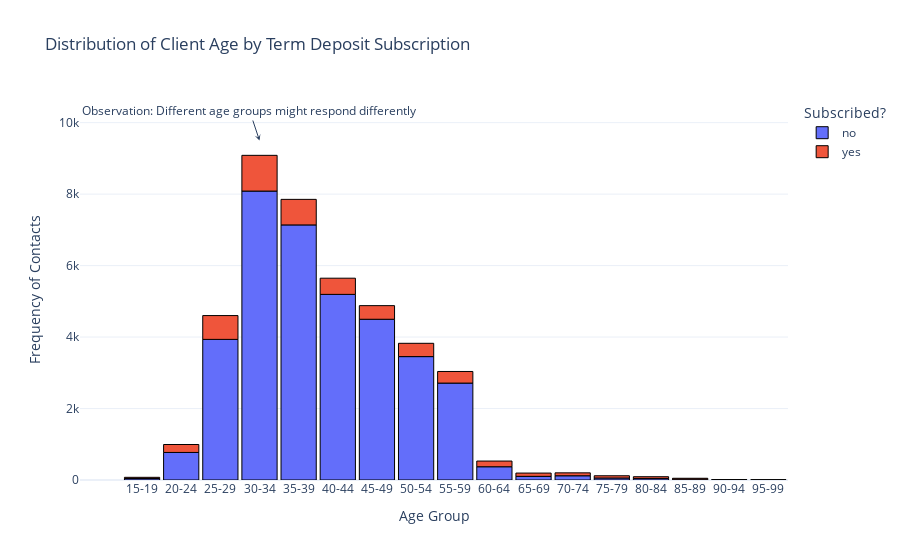

Notebook code for this chart:
### Markdown cell above
### Q1. What is the distribution of clients' ages, and how does the term deposit subscription conversion rate vary across different age groups?
**Analysis Process:**  
- **Binning Ages:** We group client ages into ranges (e.g., 15–19, 20–24, …).
- **Visualization:** An interactive histogram (or bar chart) displays the age distribution with color coding for subscription status.
- **Annotations:** Key age segments are annotated to show conversion rates.

### Code cell
# Age Distribution Targeted by the Bank

min_age = 15
# Round up the maximum age to the nearest multiple of 5
max_age = int(np.ceil(marketing_df['age'].max() / 5.0) * 5)
# Create bins with a step of 5 (e.g., 15, 20, 25, ... up to max_age)
bins = np.arange(min_age, max_age + 1, 5)
# Create custom labels for each bin (e.g., "15-19", "20-24", ...)
labels = [f"{b}-{b+4}" for b in bins[:-1]]

# Create a new column 'age_group' using these bins; using right=False so that [15,20) corresponds to "15-19"
marketing_df['age_group'] = pd.cut(marketing_df['age'], bins=bins, labels=labels, right=False, include_lowest=True)

# Convert 'age_group' to an ordered categorical with the specified order
marketing_df['age_group'] = pd.Categorical(marketing_df['age_group'], categories=labels, ordered=True)

# -------------------------------
# Plot the Histogram using the custom age groups
# -------------------------------
fig1 = px.histogram(
    marketing_df, 
    x='age_group', 
    color='y', 
    title="Distribution of Client Age by Term Deposit Subscription",
    labels={'age_group': 'Age Group', 'count': 'Number of Contact', 'y': 'Subscribed?'},
    template="plotly_white",
    category_orders={"age_group": labels}  # Force ordering explicitly
)

# Update layout: adjust the gap between bars and add borders around each bar
fig1.update_layout(bargap=0.1)
fig1.update_traces(marker_line_color='black', marker_line_width=1)
fig1.update_layout(yaxis_title="Frequency of Contacts")

# Add an annotation for observations (using a label from our ordered categories, e.g., "30-34")
fig1.add_annotation(
    text="Observation: Different age groups might respond differently",
    x="30-34",  # Use one of the ordered labels
    y=9500,     # Adjust y-value as needed based on your data scale
    showarrow=True, 
    arrowhead=3
)

# Display the interactive chart
fig1.show()
# Save the plot as an HTML file
#fig1.write_html("./interactive_graphs/age_distribution.html")

### Figure 1 — Plotly figure (JSON) as saved in the notebook; plotly's stock layout.template omitted (floating-point values rounded to 4 significant figures; data arrays with more than 128 entries replaced by an {"elided": "..."} marker saying what was removed)
{"data": [{"alignmentgroup": "True", "bingroup": "x", "hovertemplate": "Subscribed?=no<br>Age Group=%{x}<br>count=%{y}<extra></extra>", "legendgroup": "no", "marker": {"color": "#636efa", "line": {"color": "black", "width": 1}, "pattern": {"shape": ""}}, "name": "no", "offsetgroup": "no", "orientation": "v", "showlegend": true, "type": "histogram", "x": {"elided": "36548 str values"}, "xaxis": "x", "yaxis": "y"}, {"alignmentgroup": "True", "bingroup": "x", "hovertemplate": "Subscribed?=yes<br>Age Group=%{x}<br>count=%{y}<extra></extra>", "legendgroup": "yes", "marker": {"color": "#EF553B", "line": {"color": "black", "width": 1}, "pattern": {"shape": ""}}, "name": "yes", "offsetgroup": "yes", "orientation": "v", "showlegend": true, "type": "histogram", "x": {"elided": "4640 str values"}, "xaxis": "x", "yaxis": "y"}], "layout": {"annotations": [{"arrowhead": 3, "showarrow": true, "text": "Observation: Different age groups might respond differently", "x": "30-34", "y": 9500}], "bargap": 0.1, "barmode": "relative", "legend": {"title": {"text": "Subscribed?"}, "tracegroupgap": 0}, "title": {"text": "Distribution of Client Age by Term Deposit Subscription"}, "xaxis": {"anchor": "y", "categoryarray": ["15-19", "20-24", "25-29", "30-34", "35-39", "40-44", "45-49", "50-54", "55-59", "60-64", "65-69", "70-74", "75-79", "80-84", "85-89", "90-94", "95-99"], "categoryorder": "array", "domain": [0, 1], "title": {"text": "Age Group"}}, "yaxis": {"anchor": "x", "domain": [0, 1], "title": {"text": "Frequency of Contacts"}}}}
